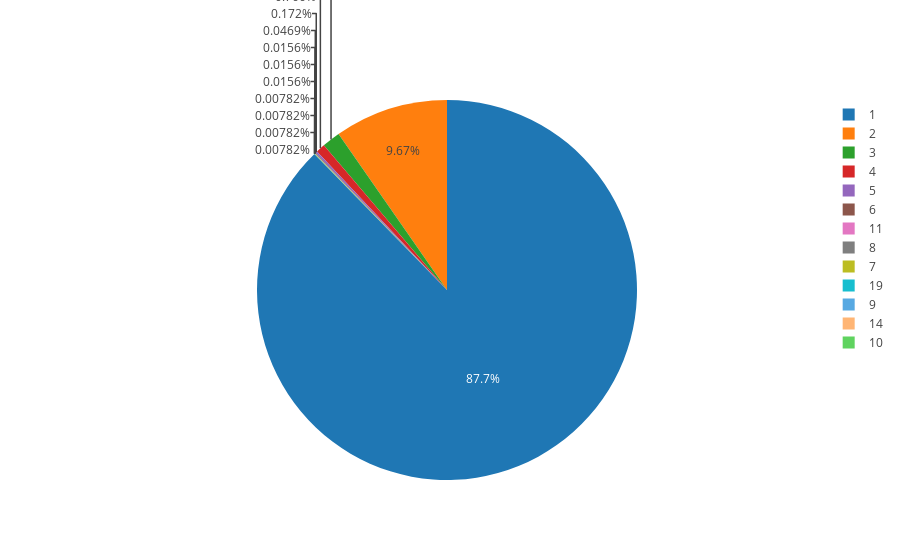

Notebook source saved alongside this figure:
### Markdown cell above
Although there are minor differences, we can conclude that the dataset from the research article has not been adjusted heavily since release.
<hr>
## Assessing data quality
The next step is whether we need to clean any of the data. As we are only interested in statements, we will check on anomalities in sentence length for this next step.

### Code cell
total_statements = pd.concat([data.df['train'].statement, data.df['test'].statement, data.df['validation'].statement])
sentence_counter = total_statements.apply(lambda x: len(sent_tokenize(x)))
total_statements = pd.concat([total_statements, sentence_counter], axis=1)
total_statements.columns = ['statement', 'sentence_length']

sorted_statements = Counter(total_statements.sentence_length.values)

chart = [go.Pie(
            labels = list(sorted_statements.keys()),
            values = list(sorted_statements.values()),
        )]

iplot(chart)

### Figure 1 — Plotly figure (JSON) as saved in the notebook; plotly's stock layout.template omitted (floating-point values rounded to 4 significant figures)
{"data": [{"labels": [1, 2, 3, 4, 5, 6, 19, 11, 8, 9, 7, 14, 10], "type": "pie", "uid": "475c8ad7-50ca-4187-a2bb-4f40006a9dd1", "values": [11219, 1237, 199, 98, 22, 6, 1, 2, 2, 1, 2, 1, 1]}], "layout": {}}
